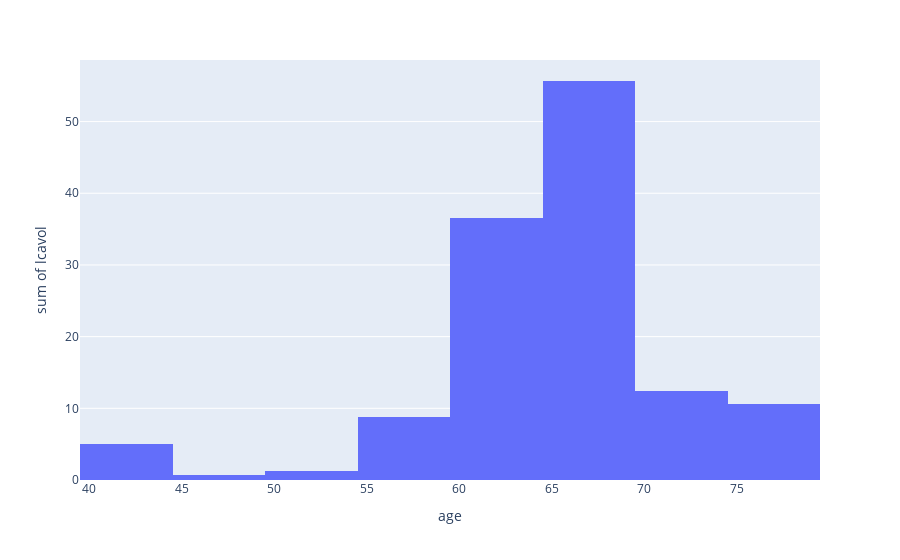

Notebook code cell kept with this figure:
### Code cell
# now lets look at how age affects prostate cancer
hist = px.histogram(df, x="age", y="lcavol")
# histogram is skewed left which migh indicate prostate cancer chance increases with age
hist.show()

### Figure 1 — Plotly figure (JSON) as saved in the notebook; plotly's stock layout.template omitted (floating-point values rounded to 4 significant figures)
{"data": [{"alignmentgroup": "True", "bingroup": "x", "histfunc": "sum", "hovertemplate": "age=%{x}<br>sum of lcavol=%{y}<extra></extra>", "legendgroup": "", "marker": {"color": "#636efa"}, "name": "", "offsetgroup": "", "orientation": "v", "showlegend": false, "type": "histogram", "x": [50, 58, 74, 58, 62, 50, 64, 58, 47, 63, 65, 63, 63, 67, 57, 66, 70, 66, 41, 70, 59, 60, 59, 63, 69, 68, 65, 67, 67, 65, 65, 65, 71, 54, 63, 64, 73, 64, 68, 56, 60, 68, 62, 61, 66, 61, 79, 68, 43, 70, 68, 64, 64, 68, 59, 66, 47, 49, 70, 61, 73, 63, 72, 66, 64, 61, 68, 72, 69, 72, 60, 77, 69, 60, 69, 68, 72, 78, 69, 63, 66, 57, 77, 65, 60, 64, 58, 62, 65, 76, 68, 61, 68, 44, 52, 68, 68], "xaxis": "x", "y": [-0.5798, -0.9943, -0.5108, -1.204, 0.7514, -1.05, 0.7372, 0.6931, -0.7765, 0.2231, 0.2546, -1.347, 1.613, 1.477, 1.206, 1.541, -0.4155, 2.288, -0.5621, 0.1823, 1.147, 2.059, -0.5447, 1.782, 0.3853, 1.447, 0.5128, -0.4005, 1.04, 2.41, 0.2852, 0.1823, 1.275, 0.00995, -0.01005, 1.308, 1.423, 0.4574, 2.661, 0.7975, 0.6206, 1.442, 0.5822, 1.772, 1.486, 1.664, 2.728, 1.163, 1.746, 1.221, 1.092, 1.66, 0.5128, 2.127, 3.154, 1.267, 0.9746, 0.4637, 0.5423, 1.061, 0.4574, 1.997, 2.776, 2.035, 2.073, 1.459, 2.023, 2.198, -0.4463, 1.194, 1.864, 1.16, 1.215, 1.839, 2.999, 3.141, 2.011, 2.538, 2.648, 2.779, 1.468, 2.514, 2.613, 2.678, 1.562, 3.303, 2.024, 1.732, 2.808, 1.562, 3.246, 2.533, 2.83, 3.821, 2.907, 2.883, 3.472], "yaxis": "y"}], "layout": {"barmode": "relative", "legend": {"tracegroupgap": 0}, "margin": {"t": 60}, "xaxis": {"anchor": "y", "domain": [0, 1], "title": {"text": "age"}}, "yaxis": {"anchor": "x", "domain": [0, 1], "title": {"text": "sum of lcavol"}}}}
